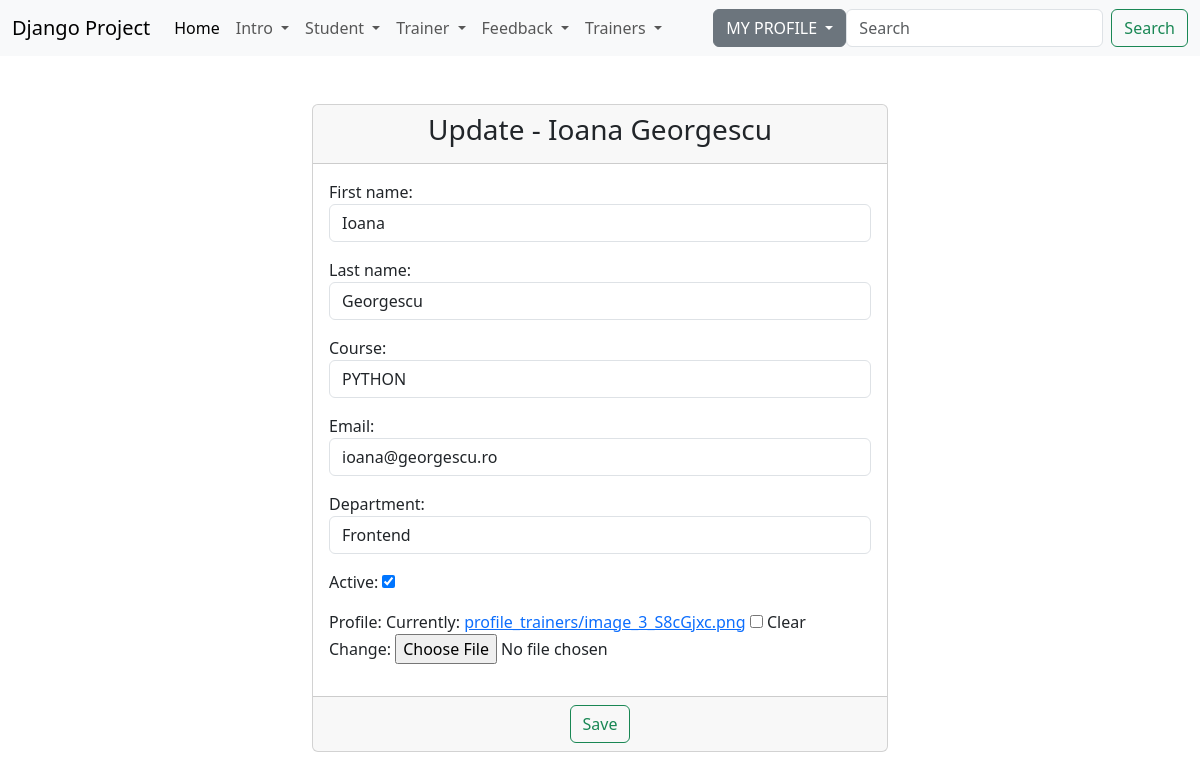
Screenshot of /update_trainer/1/ (signed in) with the database file from the repository.
### trainer/models.py (models this page shows)
class Trainer(models.Model):
    department_options = (
        ('backend', 'Backend'),
        ('frontend', 'Frontend'),
        ('network', 'Network')
    )
    first_name = models.CharField(max_length=20)
    last_name = models.CharField(max_length=20)
    course = models.CharField(max_length=40, blank=True) # blank=True face ca fieldul SA NU FIE OBLIGATORIU DE COMPLETAT
    email = models.EmailField(max_length=50)
    department = models.CharField(choices=department_options, max_length=100)
    active = models.BooleanField(default=True)
    profile = models.ImageField(upload_to='profile_trainers/', null=True, blank=True)
    created_at = models.DateTimeField(auto_now_add=True)
    updated_at = models.DateTimeField(auto_now=True)
    def __str__(self):
        return f'{self.first_name} {self.last_name}'

### trainer/views.py (the view)
# urls.py: path('update_trainer/<int:pk>/', views.TrainerUpdateView.as_view(), name='update-trainer'),
class TrainerUpdateView(LoginRequiredMixin, PermissionRequiredMixin, UpdateView):
    template_name = 'trainer/update_trainer.html'
    model = Trainer
    form_class = TrainerUpdateForm
    success_url = reverse_lazy('list-of-trainers')
    permission_required = 'trainer.change_trainer'

### trainer/forms.py
class TrainerUpdateForm(forms.ModelForm):
    class Meta:
        model = Trainer
        fields = '__all__'
        widgets = {
            'first_name': TextInput(attrs={'class': 'form-control', 'placeholder': 'Please enter your first name'}),
            'last_name': TextInput(attrs={'class': 'form-control', 'placeholder': 'Please enter your last name'}),
            'course': TextInput(attrs={'class': 'form-control', 'placeholder': 'Please enter your course'}),
            'email': EmailInput(attrs={'class': 'form-control', 'placeholder': 'Please enter your email'}),
            'department': Select(attrs={'class': 'form-control'}),
        }

### djangoProject/context_processors.py (called while the page is built)
def get_all_trainers(request):
    return {'trainers': Trainer.objects.all()}

### templates/trainer/update_trainer.html (shortened to what this page needs)
{% extends 'base.html' %}
{% block content %}
    <div class="container-fluid">
        <div class="row">
            <div class="col-md-6 offset-md-3">
                <br><br>
                <div class="card">
                    <div class="card-header">
                        <h3 class="text-center">Update - {{ trainer }}</h3>
                    </div>
                    <form method="post" enctype="multipart/form-data">
                        <div class="card-body">
                            {{ form.as_p }}
                        </div>
                        <div class="card-footer text-center">
                            <button type="submit" class="btn btn-outline-success">Save</button>
                        </div>
                    </form>
                </div>
            </div>
        </div>
    </div>
{% endblock %}

### rows the page displays
Trainer: first_name+last_name "Ioana Georgescu", first_name "Ioana", last_name "Georgescu", course "PYTHON", email "ioana@georgescu.ro", department "Frontend", active "☑"
